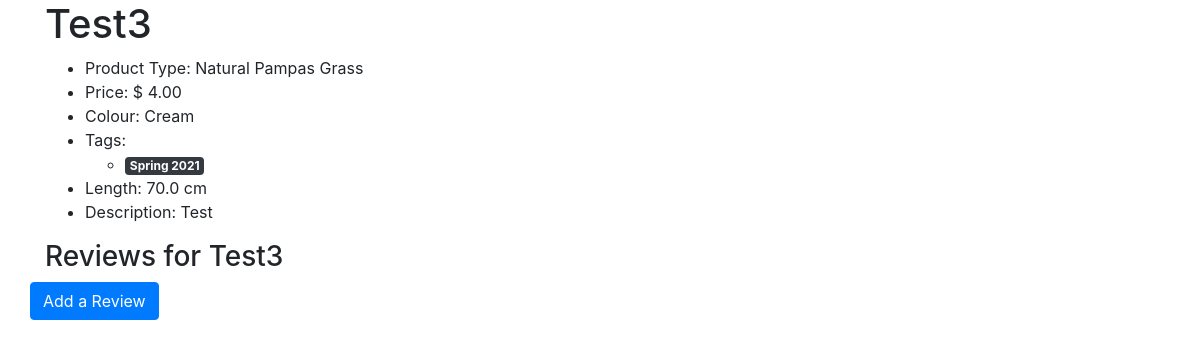
Before: /products/product_details/1 with the older database file.
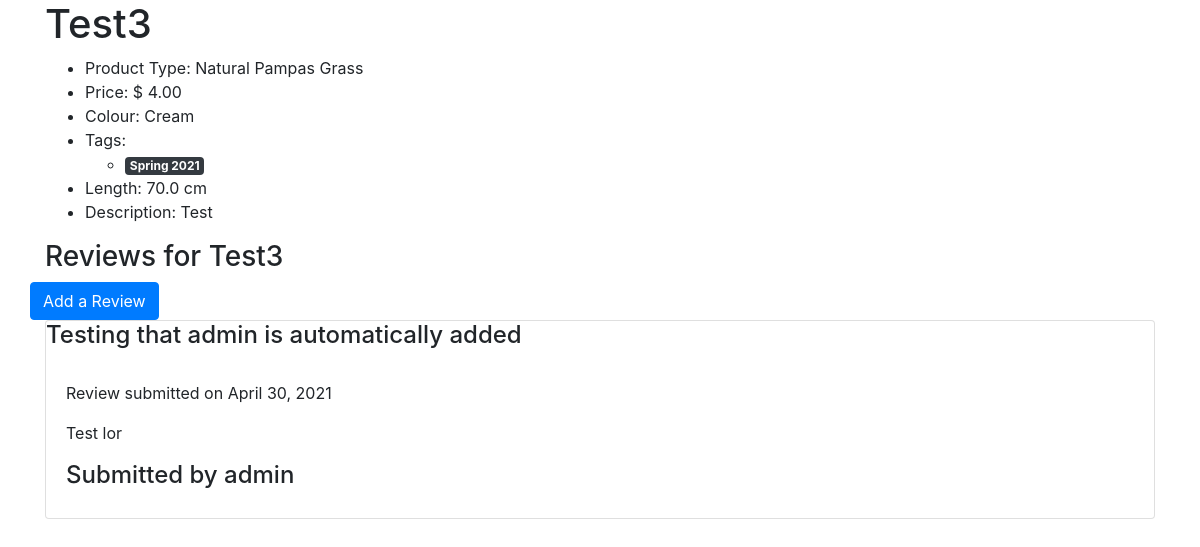
After: the same page with the newer database file.
### products/models.py (models this page shows, shortened)
class Tag(models.Model):
    name = models.CharField(blank=False, max_length=255)

### reviews/models.py (models this page shows, shortened)
class Review(models.Model):
    title = models.CharField(blank=False, max_length=255)
    content = models.TextField(blank=False)
    date = models.DateField(default=datetime.date.today)
    product = models.ForeignKey(Product, on_delete=models.CASCADE)
    owner = models.ForeignKey(User, on_delete=models.CASCADE)

### products/views.py (the view)
# urls.py: path('product_details/<product_id>', products.views.view_product_details,
def view_product_details(request, product_id):
    product = get_object_or_404(Product, pk=product_id)
    return render(request, 'products/product-details.template.html', {
        'product': product
    })

### products/models.py (called while the page is built)
    def __str__(self):
        return self.name

    def __str__(self):
        return self.name

### products/templates/products/product-details.template.html (shortened to what this page needs)
{% extends "base.template.html" %}
{% load crispy_forms_tags %}
{% load static %}
{% block content %}
<h1>{{product.name}}</h1>
<ul>
    <li>Product Type: {{product.product_type}}</li>
    <li>Price: $ {{product.price}}</li>
    <li>Colour: {{product.colour}}</li>
    <li>Tags:</li>
    <ul>
        {% for t in product.tag.all %}
        <li>
            <span class="badge badge-dark">{{t.name}}</span>
        </li>
        {% endfor %}
    </ul>
    <li>Length: {{product.length}} cm</li>
    <li>Description: {{product.desc}}</li>
</ul>
<h3>Reviews for {{ product.name }}</h3>
<div class="row">
    <a href="{% url 'create_review_route' product_id=product.id %}" class="btn btn-primary">Add a Review</a>
</div>
{% for review in product.review_set.all %}
<div class="card">
    <h4 class="card-title">{{review.title}}</h3>
        <div class="card-body">
            <p>Review submitted on {{review.date}}</p>
            <p>{{review.content}}</p>
            <h4>Submitted by {{review.owner}}</h4>
        </div>
</div>
{% endfor %}
{% endblock %}

Changed rows visible on the page:
added Review: title "Testing that admin is automatically added", date "April 30, 2021", content "Test lor", owner "admin"
